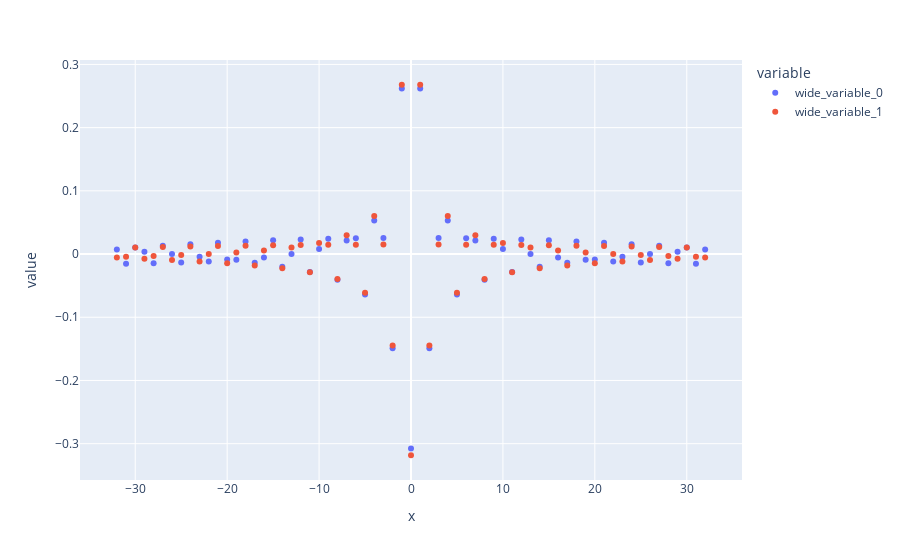

The cell this chart's notebook holds for it:
### Code cell
px.scatter(x=frequences,y=[np.real(iDFT @ C @ DFT)[0,:],fC[0,:]])
